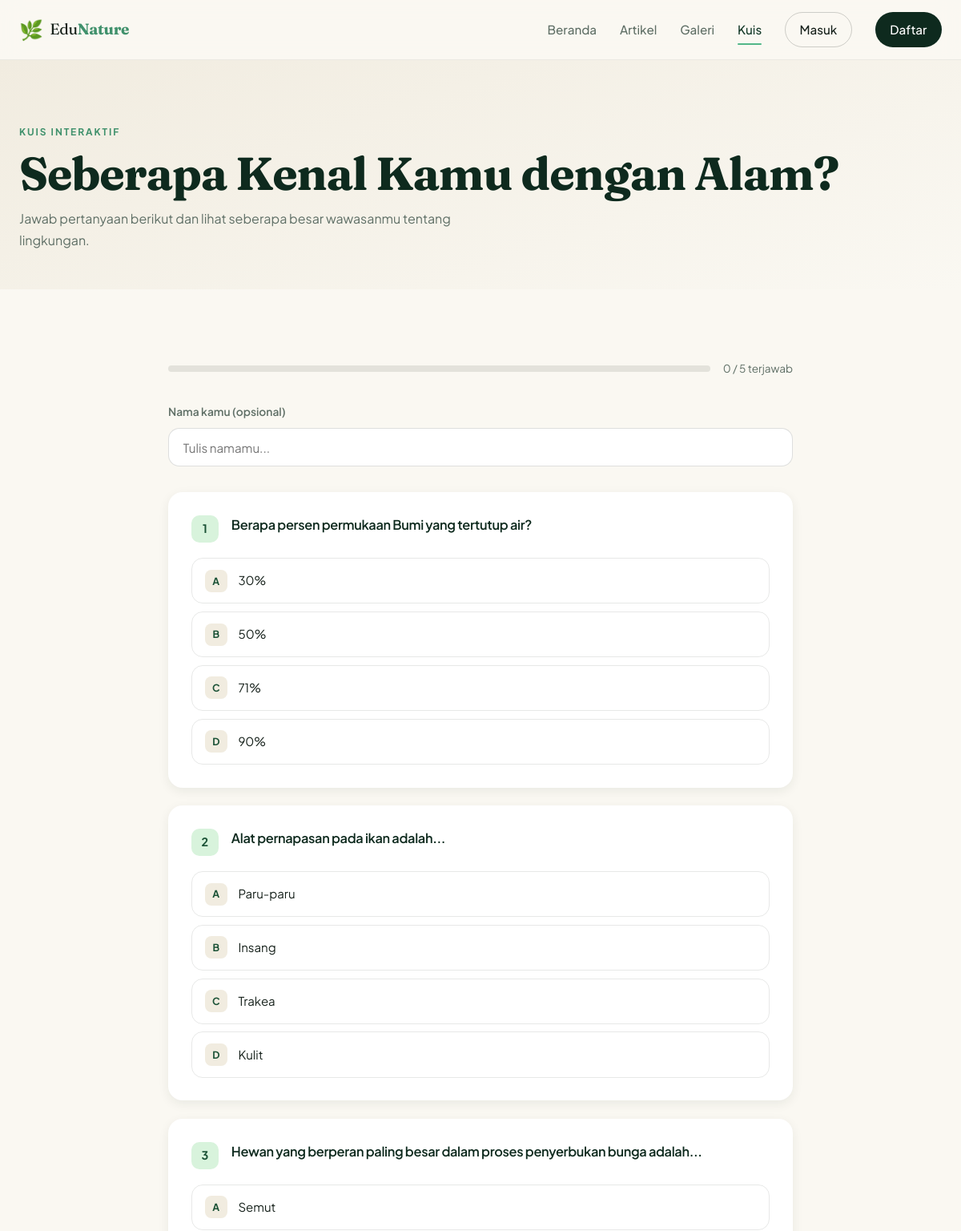
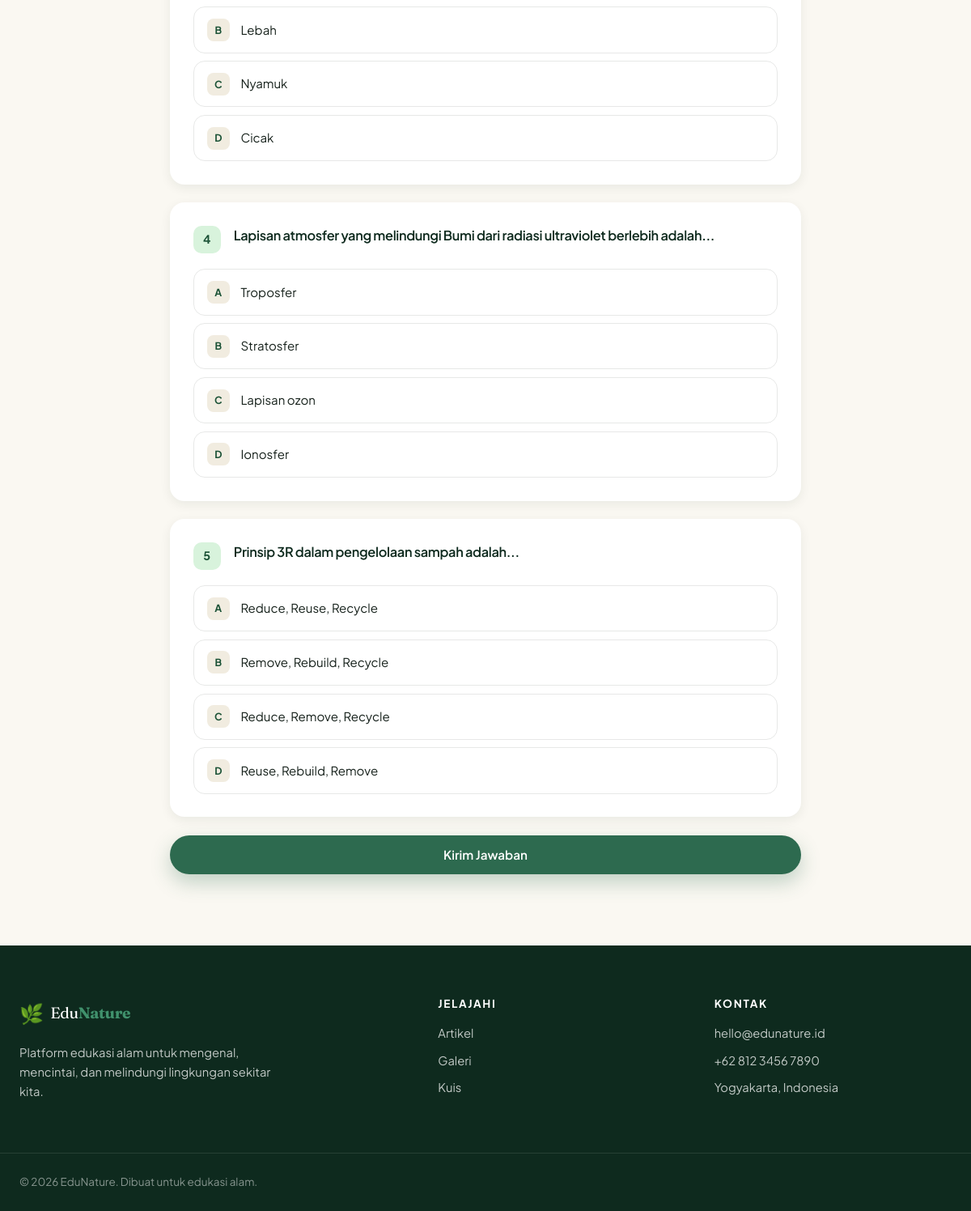
The page /quiz on the database its author committed (2 pictures, top to bottom).
### tables this page shows
CREATE TABLE questions (
  id INT AUTO_INCREMENT PRIMARY KEY,
  question TEXT NOT NULL,
  option_a VARCHAR(255) NOT NULL,
  option_b VARCHAR(255) NOT NULL,
  option_c VARCHAR(255) NOT NULL,
  option_d VARCHAR(255) NOT NULL,
  correct CHAR(1) NOT NULL,
  explanation TEXT
);

### app/controllers/QuizController.php (called while the page is built, shortened)
<?php
class QuizController extends Controller {
    public function index() {
        $this->view('quiz/index', [
            'title'     => 'Kuis Alam',
            'active'    => 'quiz',
            'questions' => $this->model('Question')->random(5),
        ]);
    }
}

### app/core/App.php (called while the page is built, shortened)
<?php
class App {
    protected $method     = 'index';
    public function __construct() {
        $url = $this->parseUrl();
        if (isset($url[0])) {
            $candidate = ucfirst($url[0]) . 'Controller';
            $file = dirname(__DIR__) . '/controllers/' . $candidate . '.php';
            if (file_exists($file)) {
                unset($url[0]);
            }
        }
        $this->controller = new $this->controller;
        $this->params = $url ? array_values($url) : [];
        call_user_func_array([$this->controller, $this->method], $this->params);
    }
    private function parseUrl() {
        if (isset($_GET['url'])) {
            $url = rtrim($_GET['url'], '/');
            $url = filter_var($url, FILTER_SANITIZE_URL);
            return explode('/', $url);
        }
        return [];
    }
}

### index.php (called while the page is built, shortened)
<?php
require_once __DIR__ . '/app/core/helpers.php';
require_once __DIR__ . '/app/core/Database.php';
require_once __DIR__ . '/app/core/Controller.php';
require_once __DIR__ . '/app/core/App.php';
new App();

### app/core/helpers.php (called while the page is built, shortened)
<?php
function e($str) {
    return htmlspecialchars((string)$str, ENT_QUOTES, 'UTF-8');
}
function url($path = '') {
    return BASEURL . '/' . ltrim($path, '/');
}
function asset($path) {
    return BASEURL . '/public/' . ltrim($path, '/');
}
function is_admin() {
    return isset($_SESSION['user']) && $_SESSION['user']['role'] === 'admin';
}
function is_logged_in() {
    return isset($_SESSION['user']) && !empty($_SESSION['user']['id']);
}

### app/models/Question.php (called while the page is built, shortened)
<?php
class Question {
    private $db;
    public function __construct() { $this->db = Database::getInstance()->conn(); }
    public function random($limit = 5) {
        $stmt = $this->db->prepare("SELECT * FROM questions ORDER BY RAND() LIMIT ?");
        $stmt->bindValue(1, (int)$limit, PDO::PARAM_INT);
        $stmt->execute();
        return $stmt->fetchAll();
    }
}

### app/core/Database.php (called while the page is built)
<?php
class Database {
    private static $instance = null;
    private $conn;
    private function __construct() {
        try {
            $this->conn = new PDO(
                'mysql:host=' . DB_HOST . ';dbname=' . DB_NAME . ';charset=utf8mb4',
                DB_USER, DB_PASS,
                [
                    PDO::ATTR_ERRMODE            => PDO::ERRMODE_EXCEPTION,
                    PDO::ATTR_DEFAULT_FETCH_MODE => PDO::FETCH_ASSOC,
                    PDO::ATTR_EMULATE_PREPARES   => false,
                ]
            );
        } catch (PDOException $e) {
            die('<h3>Koneksi database gagal:</h3><p>' . $e->getMessage() . '</p>');
        }
    }
    public static function getInstance() {
        if (self::$instance === null) self::$instance = new Database();
        return self::$instance;
    }
    public function conn() {
        return $this->conn;
    }
}

### app/views/quiz/index.php (the view, shortened to what this page needs)
<?php require __DIR__ . '/../layouts/header.php'; ?>
<section class="page-head">
  <div class="container">
    <span class="eyebrow">Kuis Interaktif</span>
    <h1>Seberapa Kenal Kamu dengan Alam?</h1>
    <p>Jawab pertanyaan berikut dan lihat seberapa besar wawasanmu tentang lingkungan.</p>
  </div>
</section>
<section class="section">
  <div class="container quiz-wrap">
    <form id="quizForm" data-url="<?= url('quiz/submit') ?>">
      <div class="quiz-progress">
        <div class="quiz-bar"><span id="quizBar"></span></div>
        <span id="quizCounter">0 / <?= count($questions) ?> terjawab</span>
      </div>
      <div class="quiz-name">
        <label for="playerName">Nama kamu (opsional)</label>
        <input type="text" id="playerName" name="name" placeholder="Tulis namamu...">
      </div>
      <?php foreach ($questions as $i => $q): ?>
        <div class="quiz-q" data-id="<?= (int)$q['id'] ?>">
          <div class="quiz-q-head">
            <span class="q-num"><?= $i + 1 ?></span>
            <h3><?= e($q['question']) ?></h3>
          </div>
          <div class="quiz-options">
            <?php foreach (['a','b','c','d'] as $opt): ?>
              <label class="opt">
                <span class="opt-key"><?= strtoupper($opt) ?></span>
                <span class="opt-text"><?= e($q['option_' . $opt]) ?></span>
              </label>
            <?php endforeach; ?>
          </div>
        </div>
      <?php endforeach; ?>
      <button type="submit" class="btn btn-primary btn-block" id="quizSubmit">Kirim Jawaban</button>
    </form>
  </div>
</section>
<?php require __DIR__ . '/../layouts/footer.php'; ?>

### app/core/Controller.php (shortened to what this page needs)
<?php
class Controller {
    public function view($view, $data = []) {
        extract($data);
        $file = dirname(__DIR__) . '/views/' . $view . '.php';
        if (file_exists($file)) {
            require $file;
        } else {
            die("View <b>$view</b> tidak ditemukan.");
        }
    }
}

### app/views/layouts/header.php (shortened to what this page needs)
<?php $active = $active ?? ''; ?>
<!DOCTYPE html>
<html lang="id">
<head>
<link rel="stylesheet" href="<?= asset('css/style.css') ?>">
</head>
<body>
<header class="nav" id="nav">
  <div class="container nav-inner">
    <a href="<?= url() ?>" class="brand">
      <span class="brand-mark">🌿</span>
      <span class="brand-text">Edu<strong>Nature</strong></span>
    </a>
    <nav class="nav-links" id="navLinks">
      <a href="<?= url() ?>" class="<?= $active==='home'?'active':'' ?>">Beranda</a>
      <a href="<?= url('articles') ?>" class="<?= $active==='articles'?'active':'' ?>">Artikel</a>
      <a href="<?= url('gallery') ?>" class="<?= $active==='gallery'?'active':'' ?>">Galeri</a>
      <a href="<?= url('quiz') ?>" class="<?= $active==='quiz'?'active':'' ?>">Kuis</a>
      <?php if (is_admin()): ?>
        <a href="<?= url('admin') ?>" class="btn btn-sm btn-dark">Dashboard</a>
      <?php elseif (is_logged_in()): ?>
        <span class="user-chip">👋 <?= e($_SESSION['user']['name']) ?></span>
        <a href="<?= url('auth/logout') ?>" class="btn btn-sm btn-outline">Keluar</a>
      <?php else: ?>
        <a href="<?= url('auth/login') ?>" class="btn btn-sm btn-outline">Masuk</a>
        <a href="<?= url('auth/register') ?>" class="btn btn-sm btn-dark">Daftar</a>
      <?php endif; ?>
    </nav>
  </div>
</header>
<main>

### app/views/layouts/footer.php (shortened to what this page needs)
</main>
<footer class="footer">
  <div class="container footer-grid">
    <div>
      <div class="brand brand-footer">
        <span class="brand-mark">🌿</span>
        <span class="brand-text">Edu<strong>Nature</strong></span>
      </div>
      <p class="footer-text">Platform edukasi alam untuk mengenal, mencintai, dan melindungi lingkungan sekitar kita.</p>
    </div>
    <div>
      <h4>Jelajahi</h4>
      <ul class="footer-links">
        <li><a href="<?= url('articles') ?>">Artikel</a></li>
        <li><a href="<?= url('gallery') ?>">Galeri</a></li>
        <li><a href="<?= url('quiz') ?>">Kuis</a></li>
      </ul>
    </div>
    <div>
      <h4>Kontak</h4>
      <ul class="footer-links">
        <li>hello@edunature.id</li>
        <li>+62 812 3456 7890</li>
        <li>Yogyakarta, Indonesia</li>
      </ul>
    </div>
  </div>
  <div class="footer-bottom">
    <div class="container">© <?= date('Y') ?> <?= APP_NAME ?>. Dibuat untuk edukasi alam.</div>
  </div>
</footer>
</body>
</html>

### rows shown on the page
questions: question "Berapa persen permukaan Bumi yang tertutup air?", opt "A", option_a "30%", opt "B", option_b "50%", opt "C", option_c "71%", opt "D", option_d "90%"
questions: question "Alat pernapasan pada ikan adalah...", opt "A", option_a "Paru-paru", opt "B", option_b "Insang", opt "C", option_c "Trakea", opt "D", option_d "Kulit"
questions: question "Hewan yang berperan paling besar dalam proses penyerbukan bunga adalah...", opt "A", option_a "Semut", opt "B", option_b "Lebah", opt "C", option_c "Nyamuk", opt "D", option_d "Cicak"
questions: question "Lapisan atmosfer yang melindungi Bumi dari radiasi ultraviolet berlebih adalah...", opt "A", option_a "Troposfer", opt "B", option_b "Stratosfer", opt "C", option_c "Lapisan ozon", opt "D", option_d "Ionosfer"
questions: question "Prinsip 3R dalam pengelolaan sampah adalah...", opt "A", option_a "Reduce, Reuse, Recycle", opt "B", option_b "Remove, Rebuild, Recycle", opt "C", option_c "Reduce, Remove, Recycle", opt "D", option_d "Reuse, Rebuild, Remove"

### other values the page prints
APP_NAME "EduNature"
